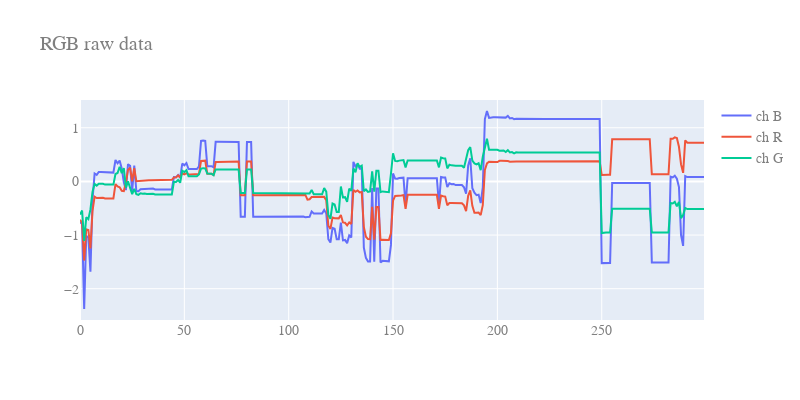
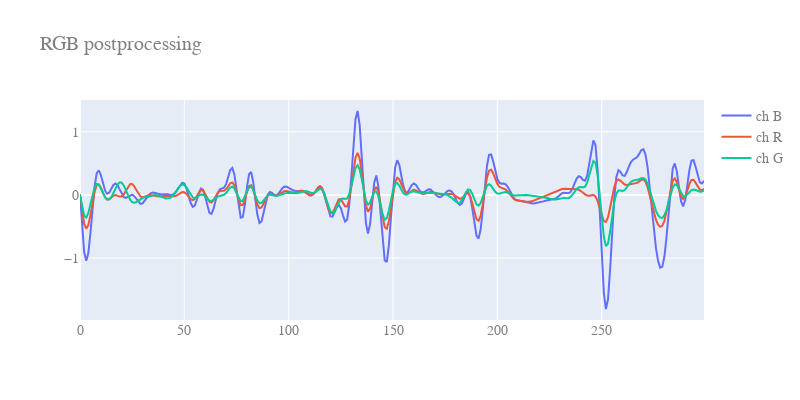
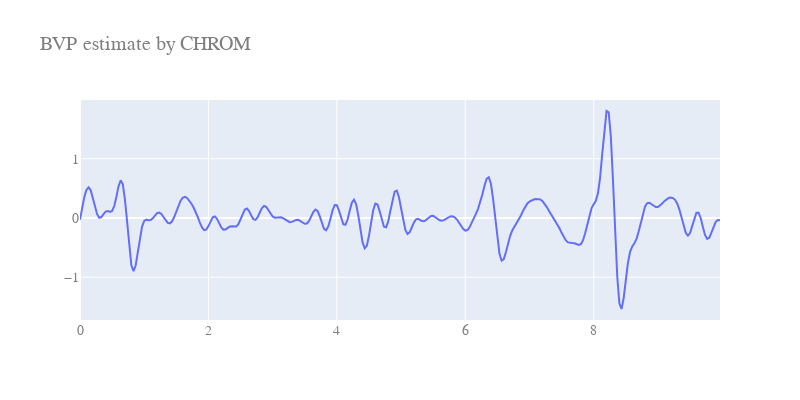

The notebook cell these images were saved under, in order:
### Markdown cell above
<a id="tune"></a>
<h2>Do fine tuning</h2>

In this section it is shown how to tune parameters, visualize intermediate results, invoke methods on specific dataset

### Code cell
# -- Detailed pipeline for rafinement steps and tuning  

# -- define some params in the form of dict (those in the cfg file) 
params = {"video": video, "verb":2, "ROImask":"rect","rectRegions":['nose'], "skinAdapt":0.2,"csv_filename":"mesh"+".csv"}

# -- invoke the method
m = CHROM(**params)
#m = POS(**params)

# -- invoke the method
bpmES, timesES = m.runOffline(**params)

### Figure 1 — Plotly figure (JSON) as saved in the notebook; plotly's stock layout.template omitted (floating-point values rounded to 4 significant figures; data arrays with more than 128 entries replaced by an {"elided": "..."} marker saying what was removed)
{"data": [{"name": "ch B", "type": "scatter", "x": {"elided": "300 int values"}, "y": {"elided": "300 float values"}}, {"name": "ch R", "type": "scatter", "x": {"elided": "300 int values"}, "y": {"elided": "300 float values"}}, {"name": "ch G", "type": "scatter", "x": {"elided": "300 int values"}, "y": {"elided": "300 float values"}}], "layout": {"font": {"color": "#7f7f7f", "family": "Courier New, monospace", "size": 14}, "height": 400, "title": {"text": "RGB raw data"}, "width": 800}}

### Figure 2 — Plotly figure (JSON) as saved in the notebook; plotly's stock layout.template omitted (floating-point values rounded to 4 significant figures; data arrays with more than 128 entries replaced by an {"elided": "..."} marker saying what was removed)
{"data": [{"name": "ch B", "type": "scatter", "x": {"elided": "300 int values"}, "y": {"elided": "300 float values"}}, {"name": "ch R", "type": "scatter", "x": {"elided": "300 int values"}, "y": {"elided": "300 float values"}}, {"name": "ch G", "type": "scatter", "x": {"elided": "300 int values"}, "y": {"elided": "300 float values"}}], "layout": {"font": {"color": "#7f7f7f", "family": "Courier New, monospace", "size": 14}, "height": 400, "title": {"text": "RGB postprocessing"}, "width": 800}}

### Figure 3 — Plotly figure (JSON) as saved in the notebook; plotly's stock layout.template omitted (floating-point values rounded to 4 significant figures; data arrays with more than 128 entries replaced by an {"elided": "..."} marker saying what was removed)
{"data": [{"name": "BVP 0", "type": "scatter", "x": {"elided": "300 float values"}, "y": {"elided": "300 float values"}}], "layout": {"font": {"color": "#7f7f7f", "family": "Courier New, monospace", "size": 14}, "height": 400, "title": {"text": "BVP estimate by CHROM"}, "width": 800}}
